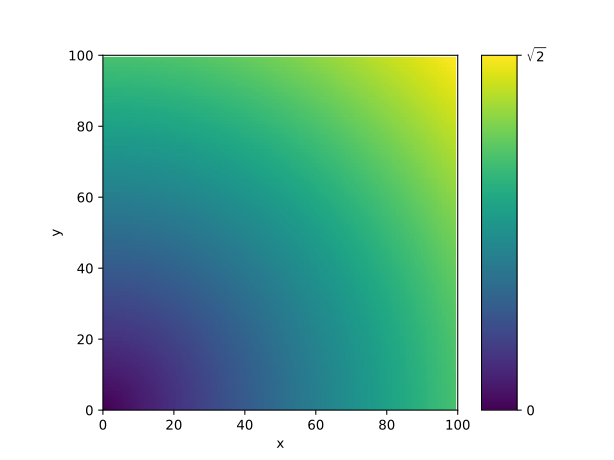

This figure's Python source:

import matplotlib.pyplot as plt
import numpy as np

x,y = np.meshgrid(np.linspace(0,1,100),np.linspace(0,1,100))
d   = np.sqrt(x**2+y**2)

# ==============================================================================
# default
# ==============================================================================

fig,ax = plt.subplots()

cax = ax.imshow(d)

cbar = fig.colorbar(cax,aspect=10)
cbar.set_ticks([0,np.sqrt(2.)])
cbar.set_ticklabels(['0',r'$\sqrt{2}$'])  # vertically oriented colorbar

ax.xaxis.set_ticks(range(0,101,20))
ax.yaxis.set_ticks(range(0,101,20))

plt.xlim([0,100])
plt.ylim([0,100])

plt.xlabel(r'x')
plt.ylabel(r'y')

plt.savefig('image.svg')

# ==============================================================================
# goose
# ==============================================================================

plt.style.use('goose')

fig,ax = plt.subplots()

cax = ax.imshow(d)

cbar = fig.colorbar(cax,aspect=10)
cbar.set_ticks([0,np.sqrt(2.)])
cbar.set_ticklabels(['0',r'$\sqrt{2}$'])  # vertically oriented colorbar

ax.xaxis.set_ticks(range(0,101,20))
ax.yaxis.set_ticks(range(0,101,20))

plt.xlim([0,100])
plt.ylim([0,100])

plt.xlabel(r'x')
plt.ylabel(r'y')

plt.savefig('image_goose.svg')

# ==============================================================================
# goose-latex
# ==============================================================================

plt.style.use(['goose','goose-latex'])

fig,ax = plt.subplots()

cax = ax.imshow(d)

cbar = fig.colorbar(cax,aspect=10)
cbar.set_ticks([0,np.sqrt(2.)])
cbar.set_ticklabels(['0',r'$\sqrt{2}$'])  # vertically oriented colorbar

ax.xaxis.set_ticks(range(0,101,20))
ax.yaxis.set_ticks(range(0,101,20))

plt.xlim([0,100])
plt.ylim([0,100])

plt.xlabel(r'$x$')
plt.ylabel(r'$y$')

plt.savefig('image_goose-latex.svg')
